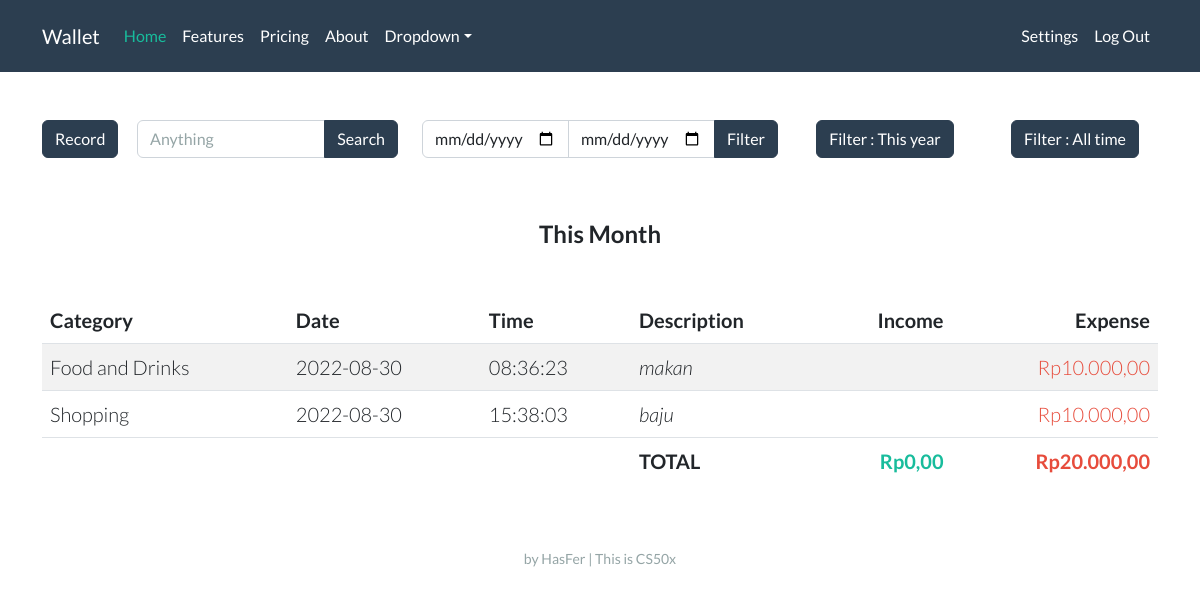
The page / (signed in) on the database its author committed.
### tables this page shows
CREATE TABLE records (
                id INTEGER,
                user_id INTEGER,
                account_name TEXT,
                account_category TEXT,
                date NUMBER,
                time NUMBER,
                description TEXT, amount REAL,
                PRIMARY KEY(id),
                FOREIGN KEY(user_id) REFERENCES users(id)
                );

### app.py (the view)
@app.route("/")
def index():
    if session.get("user_id") is None:
        return render_template("index.html")
    con, cur = connect_db()
    year_now = str(datetime.now().year)
    month_now = str(datetime.now().month)
    this_month = year_now + '%' + month_now + '%'
    res = cur.execute("SELECT * FROM records WHERE user_id = ? AND date LIKE ?", (session["user_id"], this_month))
    res = list(res)
    income = 0
    expense = 0
    for i in res:
        if i[3] == 'Income':
            income += i[7]
        else:
            expense += i[7]
    records = []
    for i in res:
        i = list(i)
        i[7] = idr(i[7])
        records.append(i)
    income = idr(income)
    expense = idr(expense)
    con.close()
    return render_template("home.html", records=records, income=income, expense=expense, time='This Month')

### helpers.py (called while the page is built)
def connect_db(db="wallet.db"):
    con = sqlite3.connect(db)
    cur = con.cursor()
    return con, cur

def idr(value):
    value = f"Rp{value:,.2f}"
    rupiah = value.replace(".","#")
    rupiah = rupiah.replace(",",".")
    rupiah = rupiah.replace("#",",")
    return rupiah

### templates/home.html (shortened to what this page needs)
{% extends "layout.html" %}
{% block main %}
<div class="row">
    <div class="col-lg-1">
        <button type="button" class="btn btn-primary mb-3" data-bs-toggle="collapse" data-bs-target="#demo">Record</button>
    </div>
        <div class="col-lg-3">
            <div class="input-group mb-3">
                <input type="text" class="form-control" placeholder="Anything" aria-label="Recipient's username" aria-describedby="button-addon2">
                <button class="btn btn-primary" type="button" id="button-addon2">Search</button>
            </div>
        </div>
    <div class="col-lg-4">
        <form>
            <div class="input-group mb-3">
                <input type="date" class="form-control">
                <input type="date" class="form-control">
                <button class="btn btn-primary" type="button" id="button-addon2">Filter</button>
            </div>
        </form>
    </div>
    <div class="col-lg-2 mb-3">
        <button type="button" class="btn btn-primary mb-3">Filter : This year</button>
    </div>
    <div class="col-lg-2 mb-3">
        <button type="button" class="btn btn-primary mb-3">Filter : All time</button>
    </div>
</div>
<br>
<h4 class="mb-5 fw-bold">{{ time }}</h4>
<table class="table table-striped">
    <thead>
        <tr>
            <th class="text-start">Category</th>
            <th class="text-start">Date</th>
            <th class="text-start">Time</th>
            <th class="text-start">Description</th>
            <th class="text-end">Income</th>
            <th class="text-end">Expense</th>
        </tr>
    </thead>
    <tbody>
        {% set string_income = "Income" %}
        {% for record in records %}
        <tr>
            <td class="text-start">{{ record[2] }}</td>
            <td class="text-start">{{ record[4] }}</td>
            <td class="text-start">{{ record[5] }}</td>
            <td class="text-start"><em>{{ record[6] }}</em></td>
            <td class="text-end text-success">{% if record[3] in string_income %}{{ record[7] }}{% else %}{% endif %}</td>
            <td class="text-end text-danger">{% if record[3] not in string_income %}{{ record[7] }}{% endif %}</td>
        </tr>
        {% endfor %}
    </tbody>
    <tfoot>
        <tr>
            <td class="border-0"></td>
            <td class="border-0"></td>
            <td class="border-0"></td>
            <td class="border-0 fw-bold text-start">TOTAL</td>
            <td class="border-0 fw-bold text-end text-success">{{ income }}</td>
            <td class="border-0 fw-bold text-end text-danger">{{ expense }}</td>
        </tr>
    </tfoot>
</table>
{% endblock %}

### templates/layout.html (shortened to what this page needs)
<!DOCTYPE html>
<html lang="en">
<head>
    <link rel="stylesheet" href="/static/light.css">
</head>
<body>
    <nav class="navbar navbar-expand-lg navbar-dark bg-primary">
        <div class="container">
            <a class="navbar-brand" href="/">Wallet</a>
            <div class="collapse navbar-collapse" id="navbarColor01">
                <ul class="navbar-nav me-auto">
                    <li class="nav-item"><a class="nav-link active" href="#">Home</a></li>
                    <li class="nav-item"><a class="nav-link" href="#">Features</a></li>
                    <li class="nav-item"><a class="nav-link" href="#">Pricing</a></li>
                    <li class="nav-item"><a class="nav-link" href="#">About</a></li>
                    <li class="nav-item dropdown">
                        <a class="nav-link dropdown-toggle" data-bs-toggle="dropdown" href="#" role="button" aria-haspopup="true" aria-expanded="false">Dropdown</a>
                    </li>
                </ul>
                {% if session["user_id"] %}
                <ul class="navbar-nav ms-auto">
                    <li class="nav-item"><a class="nav-link" href="/settings">Settings</a></li>
                    <li class="nav-item"><a class="nav-link" href="/logout">Log Out</a></li>
                </ul>
                {% else %}
                <ul class="navbar-nav ms-auto">
                    <li class="nav-item"><a class="nav-link" href="/register">Register</a></li>
                    <li class="nav-item"><a class="nav-link" href="/login">Log In</a></li>
                </ul>
                {% endif %}
            </div>
        </div>
    </nav>
    <main class="container py-5 lead text-center">
        {% block main %}{% endblock %}
    </main>
    <footer class="mb-5 small text-center text-muted">
        by HasFer | This is CS50x
    </footer>
</body>
</html>

### rows shown on the page
records: account_name "Food and Drinks", date "2022-08-30", time "08:36:23", description "makan", amount "Rp10.000,00"
records: account_name "Shopping", date "2022-08-30", time "15:38:03", description "baju", amount "Rp10.000,00"

### other values the page prints
{{ time }} "This Month"
{{ income }} "Rp0,00"
{{ expense }} "Rp20.000,00"
